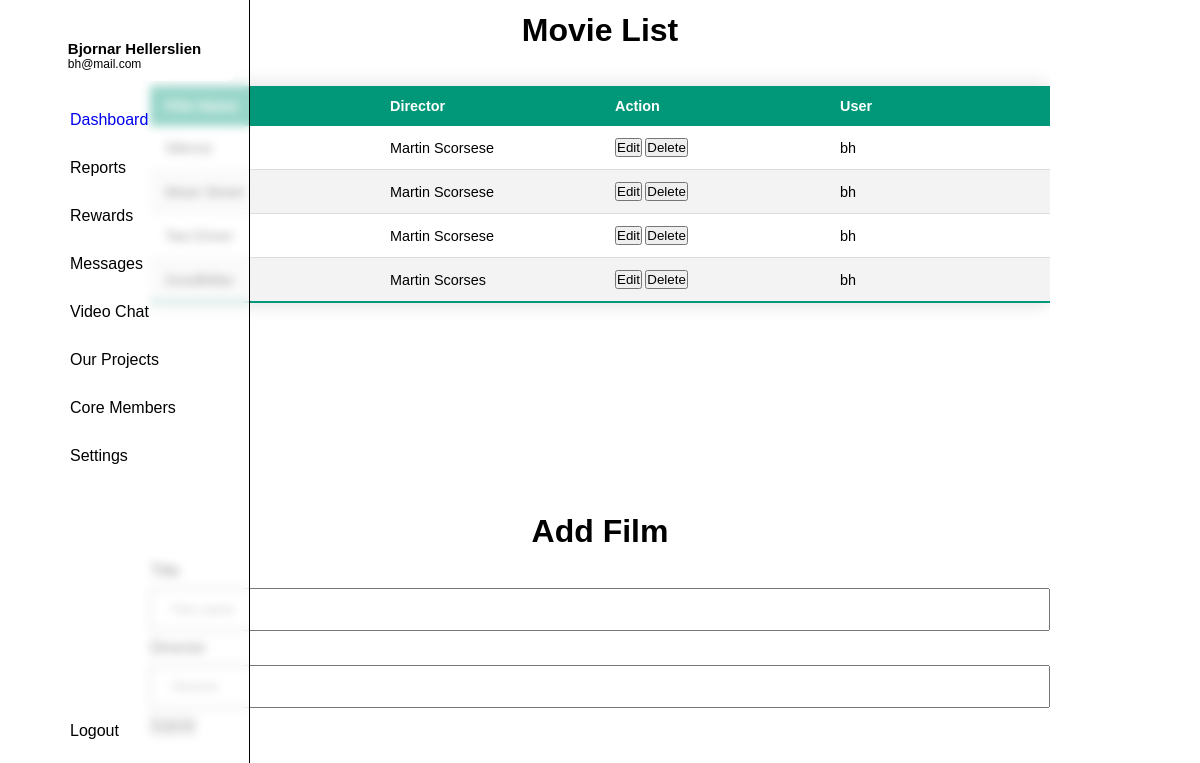
Screenshot of / (signed in) with the database file from the repository.
### backend/models.py (models this page shows, shortened)
class Movie(Base):
    __tablename__ = "movies"
    id: Mapped[int] = mapped_column(primary_key=True)
    owner_id: Mapped[int] = mapped_column(Integer, ForeignKey('user.id'))
    film_name: Mapped[str]
    director: Mapped[Optional[str]]
    owner = relationship("User", back_populates="films")

class User(Base):
    __tablename__ = "user"
    id: Mapped[int] = mapped_column(primary_key=True)
    username: Mapped[str] = mapped_column(String, unique=True)
    email: Mapped[str] = mapped_column(String, unique=True)
    name = Column(String)
    lastname = Column(String)
    hashed_password = Column(String)
    films = relationship("Movie", back_populates="owner")

### main.py (the view)
@app.get("/", response_class=HTMLResponse)
async def movielist(
    request: Request,
    db: Annotated[Session, Depends(crud.get_db)],
    hx_request: Optional[str] = Header(None),
    ):
    token = request.cookies.get('access_token')
    user = await crud.get_current_user(token=token, db=db)
    films = await crud.get_all_movies(db = db)
    films.reverse()
    context = {"request": request, 'films': films, 'user': user}
    if hx_request:
        return templates.TemplateResponse("partials/table.html", context=context)
    return templates.TemplateResponse("index.html", context=context)

### templates/index.html (shortened to what this page needs)
<!DOCTYPE html>
<html lang="en">
<head>
    <link href="{{ url_for('static', path='/table.css') }}" rel="stylesheet">
    <link href="{{ url_for('static', path='/sidebar.css') }}" rel="stylesheet">
</head>
<body>
    <div class="header">
        {% include 'partials/sidebar.html' %}
    <h1>Movie List</h1>
    <div class="movie-div">
        <table class=movie-table>
            <thead class="movie-table-header">
                <tr>
                  <th class="border">Film Name</th>
                  <th class="border">Director</th>
                  <th class="border">Action</th>
                  <th class="border">User</th>
                </tr>
              </thead>
              <tbody class="movie-table-body" id="table-body"
                hx-target="closest tr"
                hx-swap="outerHTML">
                  {% include 'partials/table.html' %}
              </tbody>
        </table>
    </div>
    <div class="input-form">
        <h1 class=add-film-header>Add Film</h1>
        <form >
            <div class="input-title">
                <label for="film-title">Title</label>
                <input type="text" name="title" id="film-title" class="form-control" placeholder="Film name"/>
            </div>
            <div class="input-director">
                <label for="film-director">Director</label>
                <input type="text" name="director" id="film-director" class="form-control" placeholder="Director"/>
            </div>
            <button class="form-btn"
                hx-post="/add-film/"
                hx-target="#table-body"
                hx-swap="afterbegin">
            </button>
        </form>
    </div>
</div>
</body>
</html>

### templates/partials/sidebar.html (shortened to what this page needs)
<div class="side-nav">
        <div class="user">
        </div>
        <div class="sidebar-icons">
            <ul>
                <li><img src="">
                </li>
                <li><img src=""><p>Reports</p></li>
                <li><img src=""><p>Rewards</p></li>
                <li><img src=""><p>Messages</p></li>
                <li><img src=""><p>Video Chat</p></li>
                <li><img src=""><p>Our Projects</p></li>
                <li><img src=""><p>Core Members</p></li>
                <li><img src=""><p>Settings</p></li>
            </ul>
        </div>
        <div class="sidebar-logut">
            <ul>
                <li><img src=""><p>Logout</p></li>
            </ul>
        </div>
    </div>

### templates/partials/table.html
{% for film in films %}
    <tr>
        <td class="border">{{ film.film_name }}</td>
        <td class="border">{{ film.director }}</td>
        <td class="border">
            <small>
                <button hx-get="/movie/{{ film.id }}/edit" class="btn btn-primary">
                    Edit
                </button>
                <button hx-delete="/movie/{{ film.id }}/delete" class="btn btn-primary">
                    Delete
                </button>
            </small>
        </td>
        <td class="border">{{ film.owner.username }}</td>
    </tr>
{% endfor %}

### static/table.css (style rules this page uses)
* { margin: 0; padding: 0; box-sizing: border-box; font-family: 'Trebuchet MS', 'Lucida Sans Unicode', 'Lucida Grande', 'Lucida Sans', Arial, sans-serif; }
.header { width: 100%; height: 100vh; }
h1 { padding: 12px 15px; margin-inline: auto; width: fit-content; }
.movie-div { width: min(900px, 100% - 3rem); margin-inline: auto; overflow: auto; height: 55vh; }
.input-form { width: min(900px, 100% - 3rem); margin-inline: auto; height: 25vh; }
table { table-layout: fixed; width: 100%; border-collapse: collapse; margin: 25px 0; font-size: 0.9rem; min-width: 400px; border-radius: 5px 5px 0 0; box-shadow: 0 0 20px rgba(0, 0, 0, 0.15); }
th, td { padding: 12px 15px; }
thead tr { background-color: #009879; color: #fff; text-align: left; font-weight: bold; }
tbody { overflow: scroll; }
tbody tr { border-bottom: 1px solid #dddddd; }
tbody tr:nth-of-type(even) { background-color: #f3f3f3; }
tbody tr:last-of-type { border-bottom: 2px solid #009879; }
input[type=text] { width: 100%; padding: 12px 20px; margin: 8px 0; box-sizing: border-box; }

### static/sidebar.css (style rules this page uses)
* { margin: 0; padding: 0; box-sizing: border-box; font-family: 'Trebuchet MS', 'Lucida Sans Unicode', 'Lucida Grande', 'Lucida Sans', Arial, sans-serif; }
.header { width: 100%; height: 100vh; }
.side-nav { width: 110px; height: 100%; position: fixed; grid-row-start: 1; top: 0; left: 0; padding: 30px 15px; background: rgba(255, 255, 255, 0.6); backdrop-filter: blur(5px); display: flex; flex-direction: column; transition: width 0.5s; border-right: 1px solid; }
.sidebar-icons { flex-grow: 1; overflow-y: auto; overflow-x: hidden; }
.user { display: flex; align-items: center; justify-content: space-between; width: 60px; font-size: 12px; padding: 10px; border-radius: 8px; margin-left: auto; margin-right: auto; overflow: hidden; }
ul { list-style: none; padding: 0 15px; }
ul li { margin: 30px 0; display: flex; align-items: center; justify-content: left; cursor: pointer; }

### rows the page displays
Movie: film_name "Silence", director "Martin Scorsese", owner.username "bh"
Movie: film_name "Mean Street", director "Martin Scorsese", owner.username "bh"
Movie: film_name "Taxi Driver", director "Martin Scorsese", owner.username "bh"
Movie: film_name "Goodfellas", director "Martin Scorses", owner.username "bh"
